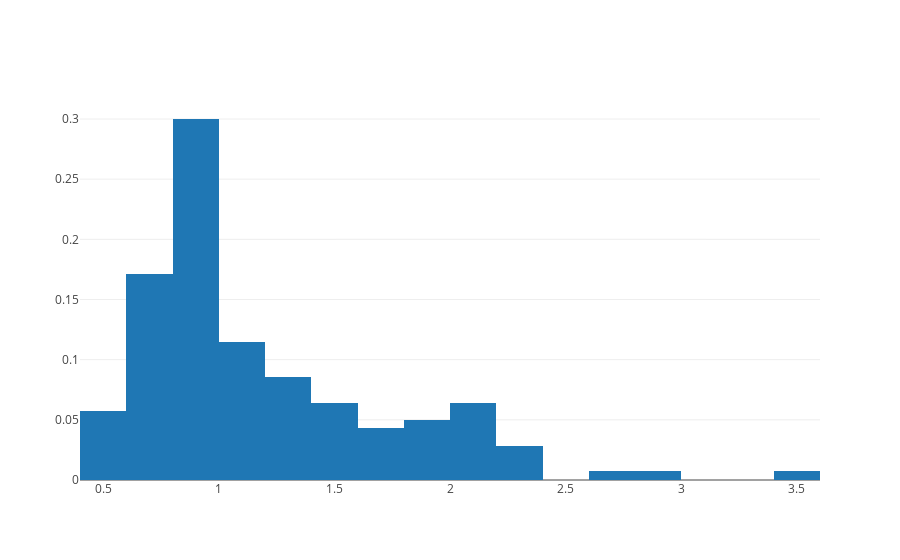

Write notebook code for a chart like this one.
### Code cell
# histogoram 
# using cals_per_oz column's value.
print('normalized histogram base on cols_per_oz')
data2 = [go.Histogram(x=df.cals_per_oz, histnorm='probability')]
iplot(data2, filename='normalized histogram')

### Figure 1 — Plotly figure (JSON) as saved in the notebook; plotly's stock layout.template omitted (floating-point values rounded to 4 significant figures; data arrays with more than 128 entries replaced by an {"elided": "..."} marker saying what was removed)
{"data": [{"histnorm": "probability", "type": "histogram", "uid": "12d2bf17-2b07-45b6-b6b0-495b93646a0a", "x": {"elided": "140 str values"}}], "layout": {}}
